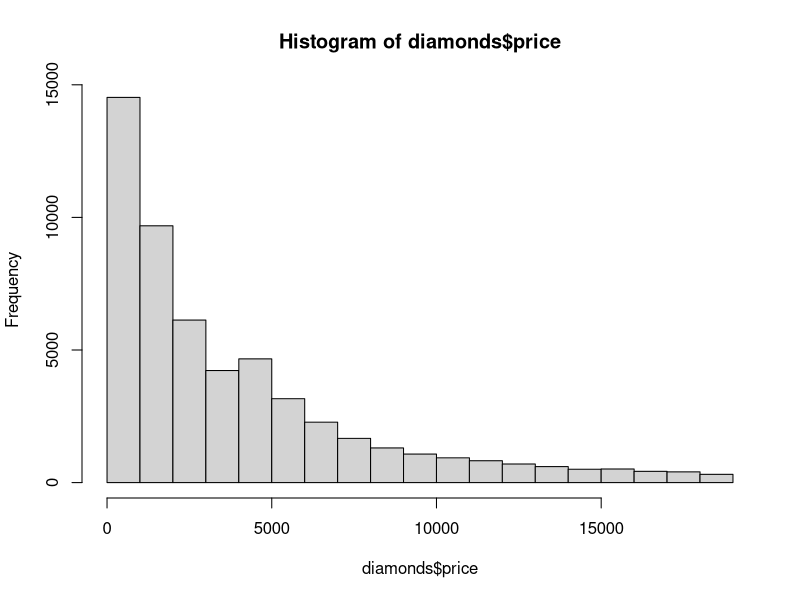
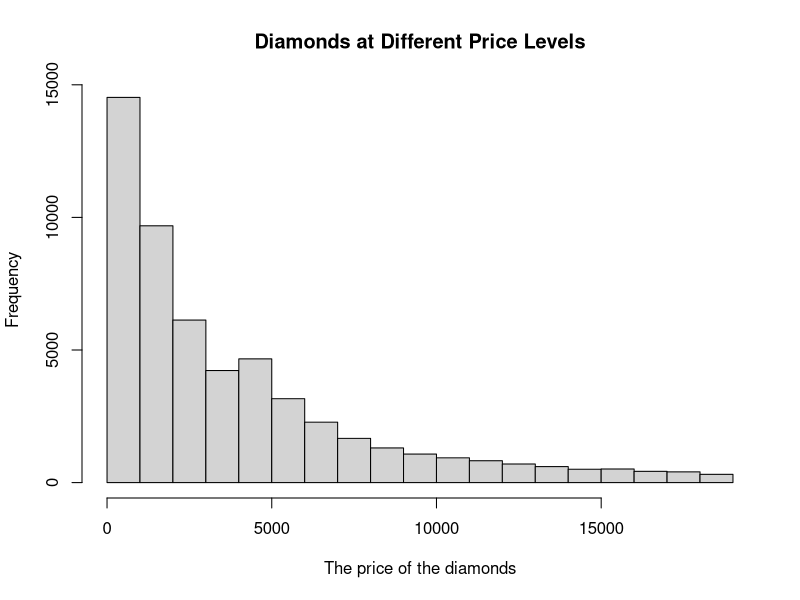

These figures' R source, in order:
library(dplyr)
library(ggplot2)

data()
data(diamonds)
? diamonds
names(diamonds)

hist(diamonds$price)

hist(diamonds$price,
     main = 'Diamonds at Different Price Levels',
     xlab = 'The price of the diamonds')